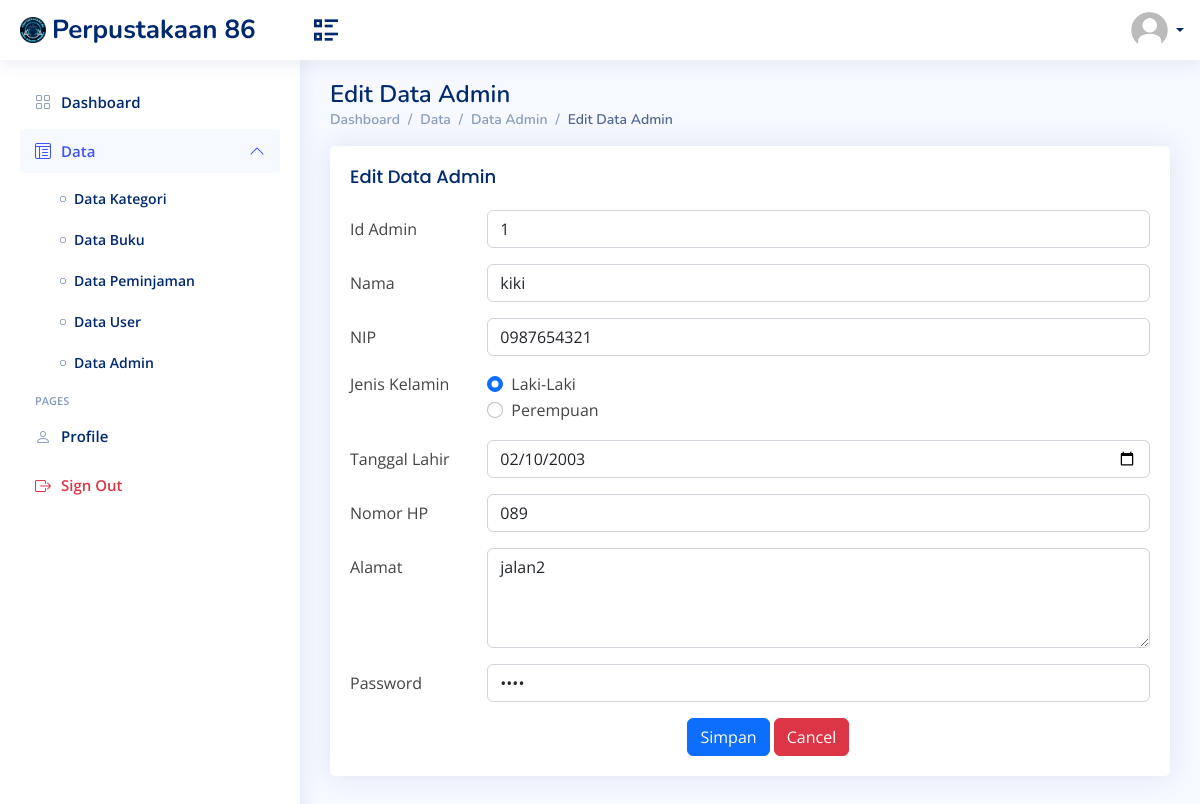
Page /admin-edit.php?id_admin=1 on the committed database.
### tables this page shows
CREATE TABLE `akunadmin` (
  `id_admin` int(11) NOT NULL,
  `nama` varchar(35) NOT NULL,
  `nip` char(10) NOT NULL,
  `jenis_kelamin` varchar(10) NOT NULL,
  `tanggal_lahir` date NOT NULL,
  `nomor_hp` varchar(15) NOT NULL,
  `alamat` varchar(50) NOT NULL,
  `pass` varchar(15) NOT NULL
);

### admin-edit.php (the view, shortened to what this page needs)
<?php
  include("connectDB.php");
  $sql = "SELECT nama FROM akunadmin WHERE nip='$nisnip'";
    $result = mysqli_query($conn, $sql);
    $row = mysqli_fetch_assoc($result);
    $profile = $row['nama'];
  if (isset($_GET['id_admin'])) {
    $id_admin = $_GET['id_admin'];
    $sql = "SELECT * FROM akunadmin WHERE id_admin = '$id_admin'";
    $result = mysqli_query($conn, $sql);
    $admin = mysqli_fetch_assoc($result);
  }
?>
<!DOCTYPE html>
<html lang="en">
<head>
  <link href="assets/vendor/bootstrap/css/bootstrap.min.css" rel="stylesheet">
  <link href="assets/vendor/bootstrap-icons/bootstrap-icons.css" rel="stylesheet">
  <link href="assets/vendor/boxicons/css/boxicons.min.css" rel="stylesheet">
  <link href="assets/vendor/quill/quill.snow.css" rel="stylesheet">
  <link href="assets/vendor/quill/quill.bubble.css" rel="stylesheet">
  <link href="assets/vendor/remixicon/remixicon.css" rel="stylesheet">
  <link href="assets/vendor/simple-datatables/style.css" rel="stylesheet">
  <link href="assets/css/style.css" rel="stylesheet">
  <link href="assets/css/main.css" rel="stylesheet"/>
</head>
<body>
  <header id="header" class="header fixed-top d-flex align-items-center">
    <div class="d-flex align-items-center justify-content-between">
      <a href="index.php" class="logo d-flex align-items-center">
        <img src="assets/img/LogoFix.png" alt="Logo">
        <span class="d-none d-lg-block">Perpustakaan 86</span>
      </a>
      <i class="ri-list-check-2 toggle-sidebar-btn"></i>
    </div>
    <nav class="header-nav ms-auto">
      <ul class="d-flex align-items-center">
        <li class="nav-item dropdown pe-3">
          <a class="nav-link nav-profile d-flex align-items-center pe-0" href="#" data-bs-toggle="dropdown">
            <img src="assets/img/default.jpg" alt="Profile" class="rounded-circle">
            <span class="d-none d-md-block dropdown-toggle ps-2"><?php echo $profile; ?></span>
          </a>
        </li>
      </ul>
    </nav>
  </header>
  <aside id="sidebar" class="sidebar">
    <ul class="sidebar-nav" id="sidebar-nav">
      <li class="nav-item">
        <a class="nav-link collapsed" href="index.php">
          <i class="bi bi-grid"></i>
          <span>Dashboard</span>
        </a>
      </li>
      <li class="nav-item">
        <a class="nav-link " data-bs-target="#tables-nav" data-bs-toggle="collapse" href="#">
          <i class="bi bi-layout-text-window-reverse"></i><span>Data</span><i class="bi bi-chevron-down ms-auto"></i>
        </a>
        <ul id="tables-nav" class="nav-content collapse show" data-bs-parent="#sidebar-nav">
          <li>
            <a href="tables-data-kategori.php">
              <i class="bi bi-circle"></i><span>Data Kategori</span>
            </a>
          </li>
          <li>
            <a href="tables-data-buku.php">
              <i class="bi bi-circle"></i><span>Data Buku</span>
            </a>
          </li>
          <li>
            <a href="tables-data-peminjaman.php">
              <i class="bi bi-circle"></i><span>Data Peminjaman</span>
            </a>
          </li>
          <li>
            <a href="tables-data-user.php">
              <i class="bi bi-circle"></i><span>Data User</span>
            </a>
          </li>
          <li>
            <a href="tables-data-admin.php">
              <i class="bi bi-circle"></i><span>Data Admin</span>
            </a>
          </li>
        </ul>
      </li>
      <li class="nav-heading">Pages</li>
      <li class="nav-item">
        <a class="nav-link collapsed" href="users-profile.php">
          <i class="bi bi-person"></i>
          <span>Profile</span>
        </a>
      </li>
      <li class="nav-item">
        <a class="nav-link collapsed" href="logout.php">
          <i class="bi bi-box-arrow-right text-danger"></i>
          <span class="text-danger">Sign Out</span>
        </a>
      </li>
    </ul>
  </aside>
  <main id="main" class="main">
    <div class="pagetitle">
        <h1>Edit Data Admin</h1>
        <nav>
          <ol class="breadcrumb">
            <li class="breadcrumb-item"><a href="index.php">Dashboard</a></li>
            <li class="breadcrumb-item">Data</li>
            <li class="breadcrumb-item"><a href="tables-data-admin.php">Data Admin</a></li>
            <li class="breadcrumb-item active">Edit Data Admin</li>
          </ol>
        </nav>
      </div>
      <section class="section">
        <div class="card">
            <div class="card-body">
            <h5 class="card-title">Edit Data Admin</h5>
            <form method="POST">
            <div class="row mb-3">
                    <label class="col-sm-2 col-form-label">Id Admin</label>
                    <div class="col-sm-10">
                        <input type="text" class="form-control" name="id_admin" value="<?php echo $admin['id_admin']; ?>" readonly>
                    </div>
                </div>
                <div class="row mb-3">
                    <label class="col-sm-2 col-form-label">Nama</label>
                    <div class="col-sm-10">
                        <input type="text" class="form-control" name="nama" value="<?php echo $admin['nama']; ?>">
                    </div>
                </div>
                <div class="row mb-3">
                    <label class="col-sm-2 col-form-label">NIP</label>
                    <div class="col-sm-10">
                        <input type="number" min="0" class="form-control" name="nip" value="<?php echo $admin['nip']; ?>">
                    </div>
                </div>
                <fieldset class="row mb-3">
                    <legend class="col-form-label col-sm-2 pt-0">Jenis Kelamin</legend>
                    <div class="col-sm-10">
                        <div class="form-check">
                            <input class="form-check-input" type="radio" name="jenis_kelamin" id="jenis_kelaminL" value="Laki-Laki" <?php if ($admin['jenis_kelamin'] == 'Laki-Laki') echo 'checked'; ?>>
                            <label class="form-check-label">Laki-Laki</label>
                        </div>
                        <div class="form-check">
                            <input class="form-check-input" type="radio" name="jenis_kelamin" id="jenis_kelaminP" value="Perempuan" <?php if ($admin['jenis_kelamin'] == 'Perempuan') echo 'checked'; ?>>
                            <label class="form-check-label">Perempuan</label>
                        </div>
                    </div>
                </fieldset>
                <div class="row mb-3">
                    <label class="col-sm-2 col-form-label">Tanggal Lahir</label>
                    <div class="col-sm-10">
                        <input type="date" class="form-control" name="tanggal_lahir" value="<?php echo $admin['tanggal_lahir']; ?>">
                    </div>
                </div>
                <div class="row mb-3">
                    <label class="col-sm-2 col-form-label">Nomor HP</label>
                    <div class="col-sm-10">
                        <input type="number" min="0" class="form-control" name="nomor_hp" value="<?php echo $admin['nomor_hp']; ?>">
                    </div>
                </div>
                <div class="row mb-3">
                    <label class="col-sm-2 col-form-label">Alamat</label>
                    <div class="col-sm-10">
                        <textarea class="form-control" style="height: 100px" name="alamat"><?php echo $admin['alamat']; ?></textarea>
                    </div>
                </div>
                <div class="row mb-3">
                    <label class="col-sm-2 col-form-label">Password</label>
                    <div class="col-sm-10">
                        <input type="password" class="form-control" name="pass" value="<?php echo $admin['pass']; ?>">
                    </div>
                </div>
                <div class="col-sm-10">
                    <label class="col-sm-6 col-form-label"></label>
                    <button type="submit" name="simpan" class="btn btn-primary">Simpan</button>
                    <a href="tables-data-admin.php" class="btn btn-danger">Cancel</a>
                </div>
            </form>
            </div>
        </div>
      </section>
  </main>
</body>
</html>

### assets/css/style.css (style rules this page uses)
:root { scroll-behavior: smooth; }
body { font-family: "Open Sans", sans-serif; background: #f6f9ff; color: #444444; }
a { color: #4154f1; text-decoration: none; }
h1, h2, h3, h4, h5, h6 { font-family: "Nunito", sans-serif; }
#main { margin-top: 60px; padding: 20px 30px; transition: all 0.3s; }
.pagetitle { margin-bottom: 10px; }
.pagetitle h1 { font-size: 24px; margin-bottom: 0; font-weight: 600; color: #012970; }
.card { margin-bottom: 30px; border: none; border-radius: 5px; box-shadow: 0px 0 30px rgba(1, 41, 112, 0.1); }
.card-title { padding: 20px 0 15px 0; font-size: 18px; font-weight: 500; color: #012970; font-family: "Poppins", sans-serif; }
.card-body { padding: 0 20px 20px 20px; }
.breadcrumb { font-size: 14px; font-family: "Nunito", sans-serif; color: #899bbd; font-weight: 600; }
.breadcrumb a { color: #899bbd; transition: 0.3s; }
.breadcrumb .breadcrumb-item::before { color: #899bbd; }
.breadcrumb .active { color: #51678f; font-weight: 600; }
.logo { line-height: 1; }
@media (min-width: 1200px) { .logo { width: 280px; } }
.logo img { max-height: 26px; margin-right: 6px; }
.logo span { font-size: 26px; font-weight: 700; color: #012970; font-family: "Nunito", sans-serif; }
.header { transition: all 0.5s; z-index: 997; height: 60px; box-shadow: 0px 2px 20px rgba(1, 41, 112, 0.1); background-color: #fff; padding-left: 20px; }
.header .toggle-sidebar-btn { font-size: 32px; padding-left: 10px; cursor: pointer; color: #012970; }
.header-nav ul { list-style: none; }
.header-nav>ul { margin: 0; padding: 0; }
.header-nav .nav-profile { color: #012970; }
.header-nav .nav-profile img { max-height: 36px; }
.header-nav .nav-profile span { font-size: 14px; font-weight: 600; }
.sidebar { position: fixed; top: 60px; left: 0; bottom: 0; width: 300px; z-index: 996; transition: all 0.3s; padding: 20px; overflow-y: auto; scrollbar-width: thin; scrollbar-color: #aab7cf transparent; box-shadow: 0px 0px 20px rgba(1, 41, 112, 0.1); background-color: #fff; }
@media (min-width: 1200px) { #main, #footer { margin-left: 300px; } }
.sidebar-nav { padding: 0; margin: 0; list-style: none; }
.sidebar-nav li { padding: 0; margin: 0; list-style: none; }
.sidebar-nav .nav-item { margin-bottom: 5px; }
.sidebar-nav .nav-heading { font-size: 11px; text-transform: uppercase; color: #899bbd; font-weight: 600; margin: 10px 0 5px 15px; }
.sidebar-nav .nav-link { display: flex; align-items: center; font-size: 15px; font-weight: 600; color: #4154f1; transition: 0.3; background: #f6f9ff; padding: 10px 15px; border-radius: 4px; }
.sidebar-nav .nav-link i { font-size: 16px; margin-right: 10px; color: #4154f1; }
.sidebar-nav .nav-link.collapsed { color: #012970; background: #fff; }
.sidebar-nav .nav-link.collapsed i { color: #899bbd; }
.sidebar-nav .nav-link .bi-chevron-down { margin-right: 0; transition: transform 0.2s ease-in-out; }
.sidebar-nav .nav-link:not(.collapsed) .bi-chevron-down { transform: rotate(180deg); }
.sidebar-nav .nav-content { padding: 5px 0 0 0; margin: 0; list-style: none; }
.sidebar-nav .nav-content a { display: flex; align-items: center; font-size: 14px; font-weight: 600; color: #012970; transition: 0.3; padding: 10px 0 10px 40px; transition: 0.3s; }
.sidebar-nav .nav-content a i { font-size: 6px; margin-right: 8px; line-height: 0; border-radius: 50%; }

### rows in the picture
akunadmin: id_admin "1", nama "kiki", nip "0987654321", jenis_kelamin "☑", tanggal_lahir "02/10/2003", nomor_hp "089", alamat "jalan2"
